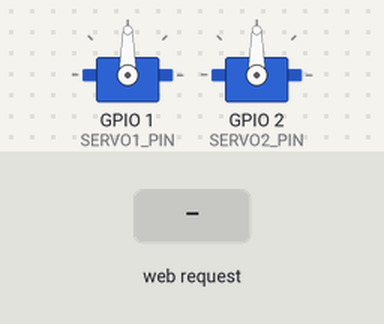
This sketch was run on a simulated ESP32. On the bench: 2 × servo. Inputs (shaded band) come from the test bench. WiFi joins after 1.5 s; servers stay silent unless stated; what the sketch prints to the serial monitor is not drawn.

Above: at 2.7 s.
2.8 s: HTTP request GET /servo?id=1&angle=1 received
At 3.9 s:
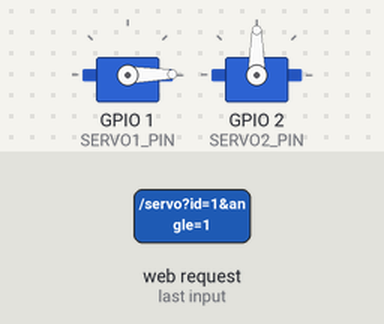
Timing chart, 0 to 5.8 s (numbered marks = the images above; inputs shaded):
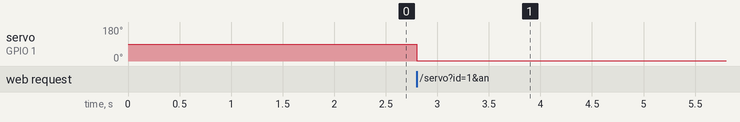

The sketch:

esp32_dual_servo.ino
```cpp
/*
 * ESP32 Dual Servo Web Server
 * Controls two servo motors via a web-based slider interface.
 *
 * Dependencies:
 * - ESP32Servo library
 * - WiFi library (built-in)
 * - WebServer library (built-in)
 */

#include <WiFi.h>
#include <WebServer.h>
#include <ESP32Servo.h>

// ===================
// WiFi Configuration
// ===================
const char* ssid = "YOUR_WIFI_SSID";
const char* password = "YOUR_WIFI_PASSWORD";

// ===================
// GPIO Configuration
// ===================
#define SERVO1_PIN 1
#define SERVO2_PIN 2

// ===================
// Global Objects
// ===================
WebServer server(80);
Servo servo1;
Servo servo2;

int angle1 = 90;
int angle2 = 90;

// ===================
// HTML Web Interface
// ===================
const char index_html[] PROGMEM = R"rawliteral(
<!DOCTYPE html>
<html>
<head>
    <title>ESP32 Servo Control</title>
    <meta name="viewport" content="width=device-width, initial-scale=1">
    <style>
        body {
            font-family: 'Segoe UI', Tahoma, Geneva, Verdana, sans-serif;
            background: #121212;
            color: #e0e0e0;
            display: flex;
            justify-content: center;
            align-items: center;
            height: 100vh;
            margin: 0;
        }
        .card {
            background: #1e1e1e;
            padding: 2rem;
            border-radius: 15px;
            box-shadow: 0 10px 30px rgba(0,0,0,0.5);
            width: 90%;
            max-width: 400px;
            text-align: center;
        }
        h1 { color: #03dac6; margin-bottom: 2rem; }
        .control-group { margin-bottom: 2rem; }
        label { display: block; margin-bottom: 0.5rem; font-weight: bold; }
        .slider {
            -webkit-appearance: none;
            width: 100%;
            height: 10px;
            border-radius: 5px;
            background: #333;
            outline: none;
            margin: 15px 0;
        }
        .slider::-webkit-slider-thumb {
            -webkit-appearance: none;
            appearance: none;
            width: 25px;
            height: 25px;
            border-radius: 50%;
            background: #03dac6;
            cursor: pointer;
            box-shadow: 0 0 10px rgba(3, 218, 198, 0.5);
        }
        .value-display {
            font-size: 1.2rem;
            font-weight: bold;
            color: #bb86fc;
        }
        .status {
            margin-top: 1rem;
            font-size: 0.8rem;
            color: #757575;
        }
    </style>
</head>
<body>
    <div class="card">
        <h1>Servo Control</h1>

        <div class="control-group">
            <label>Servo 1</label>
            <input type="range" min="0" max="180" value="90" class="slider" id="servo1" oninput="updateServo(1, this.value)">
            <div class="value-display"><span id="val1">90</span>&deg;</div>
        </div>

        <div class="control-group">
            <label>Servo 2</label>
            <input type="range" min="0" max="180" value="90" class="slider" id="servo2" oninput="updateServo(2, this.value)">
            <div class="value-display"><span id="val2">90</span>&deg;</div>
        </div>

        <div class="status" id="status">Connected to ESP32</div>
    </div>

    <script>
        function updateServo(id, angle) {
            document.getElementById('val' + id).innerText = angle;
            fetch(`/servo?id=${id}&angle=${angle}`)
                .then(response => {
                    if (!response.ok) throw new Error('Network response was not ok');
                })
                .catch(error => {
                    document.getElementById('status').innerText = 'Error: ' + error.message;
                    document.getElementById('status').style.color = '#cf6679';
                });
        }
    </script>
</body>
</html>
)rawliteral";

// ===================
// Request Handlers
// ===================
void handleRoot() {
    server.send(200, "text/html", index_html);
}

void handleServo() {
    if (server.hasArg("id") && server.hasArg("angle")) {
        int id = server.arg("id").toInt();
        int angle = server.arg("angle").toInt();
        angle = constrain(angle, 0, 180);

        if (id == 1) {
            servo1.write(angle);
            angle1 = angle;
            Serial.printf("Servo 1 -> %d\n", angle);
        } else if (id == 2) {
            servo2.write(angle);
            angle2 = angle;
            Serial.printf("Servo 2 -> %d\n", angle);
        }
        server.send(200, "text/plain", "OK");
    } else {
        server.send(400, "text/plain", "Bad Request");
    }
}

// ===================
// Setup & Loop
// ===================
void setup() {
    Serial.begin(115200);

    // Attach servos
    ESP32PWM::allocateTimer(0);
    ESP32PWM::allocateTimer(1);
    servo1.setPeriodHertz(50); // Standard 50hz servo
    servo2.setPeriodHertz(50);

    servo1.attach(SERVO1_PIN, 500, 2400); // Attach with typical pulse width range
    servo2.attach(SERVO2_PIN, 500, 2400);

    // Initial position
    servo1.write(angle1);
    servo2.write(angle2);

    // WiFi Connection
    WiFi.begin(ssid, password);
    Serial.print("Connecting to WiFi");
    while (WiFi.status() != WL_CONNECTED) {
        delay(500);
        Serial.print(".");
    }
    Serial.println("\nConnected!");
    Serial.print("IP Address: ");
    Serial.println(WiFi.localIP());

    // Routes
    server.on("/", handleRoot);
    server.on("/servo", handleServo);

    server.begin();
    Serial.println("HTTP Server Started");
}

void loop() {
    server.handleClient();
    delay(2);
}
```

Measured:
- after the input at 2.8 s, servo on GPIO 1 (SERVO1_PIN): 90° → 1° at once
